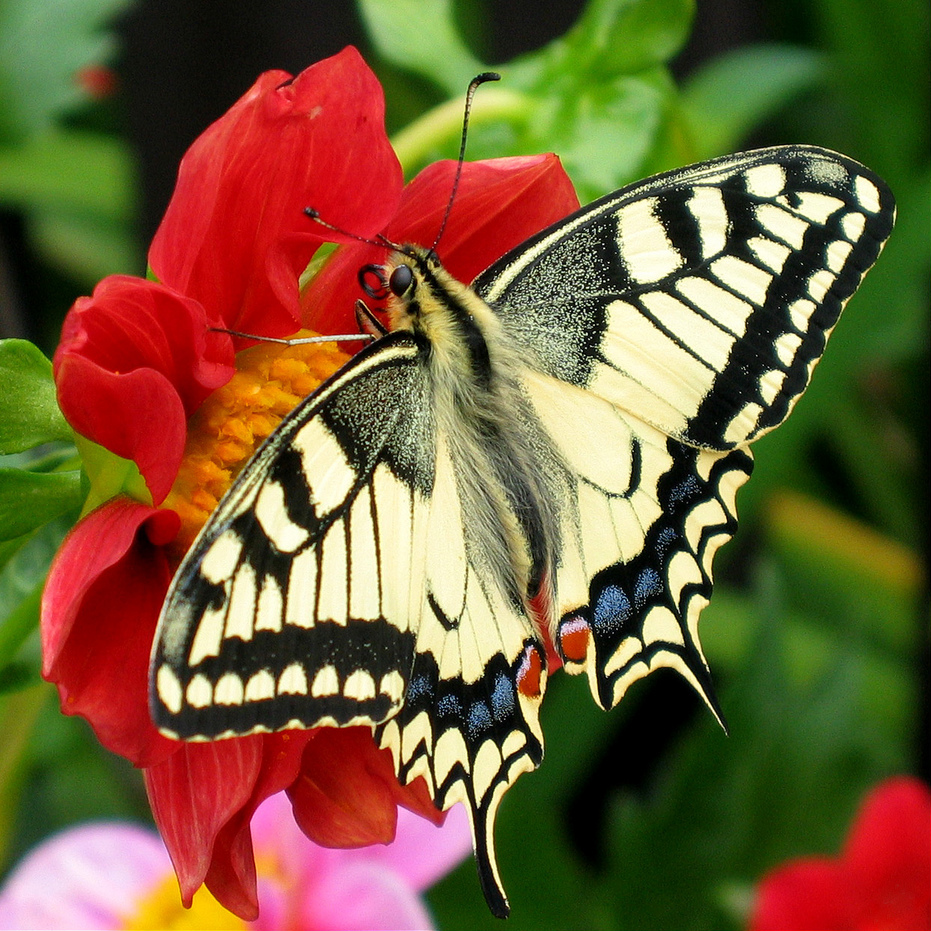
#> input picture 4Y1S Lab/Complete Task/1810276140(5)/butterfly.jpg, 931 x 931 px, found by its file name
$ python Assignment5.py   (older library calls are emulated)
#> lines starting #> are read from the running program, lines starting #| are printed output that depends on the picture; after the words box and inside, x2 and y2 are one past the last pixel; in counts of white or black regions, pixels touching at a corner belong together
import numpy as np
from matplotlib import pyplot as plt
import cv2

img_path = "C:/Users/acer/Desktop/Waterfall/Digital_Image_Processing/butterfly.jpg"
print(img_path)

img = plt.imread(img_path)
#> img is the input picture: shape (931, 931, 3); mean R, G, B 118.3, 93.2, 57.1
# [4 lines of commented-out code are left out]

grayscale = cv2.cvtColor(img,cv2.COLOR_RGB2GRAY)
plt.imshow(grayscale, cmap='gray')
plt.title('Grayscale Image')
plt.show()

""" Slicing an 8-bit grayscale image into 8 planes """

b0 = (grayscale >> 0) & 1
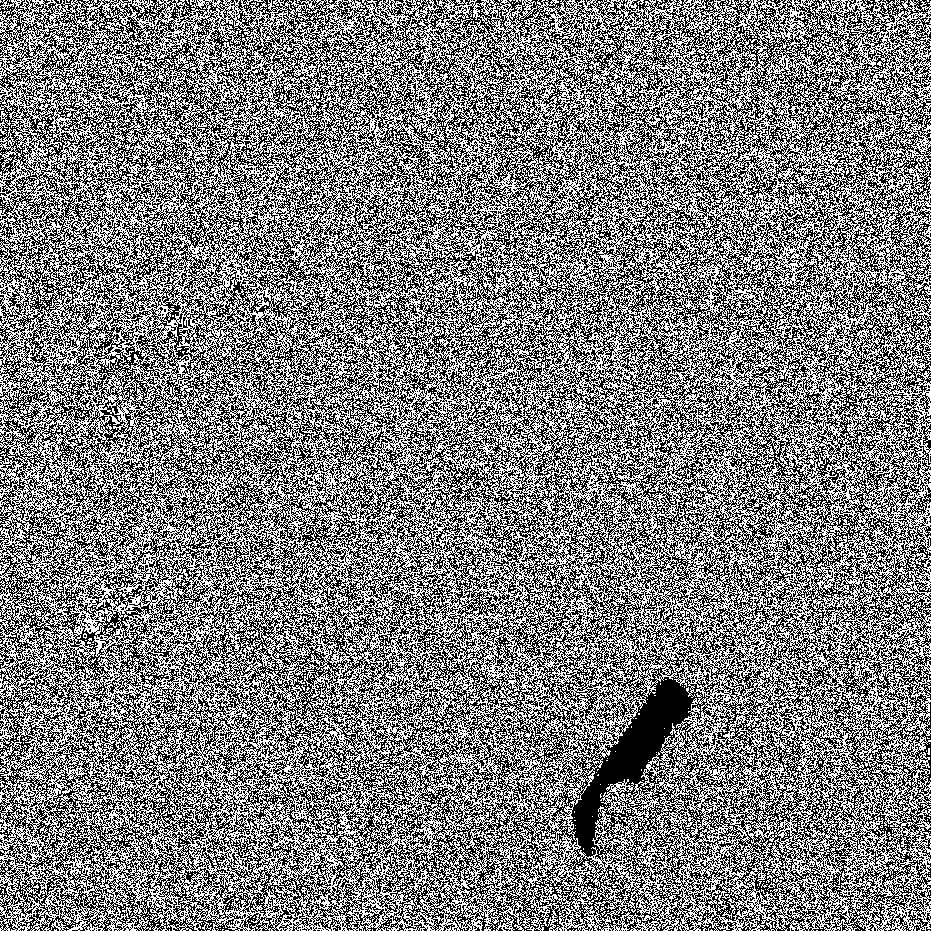
#> b0: shape (931, 931); values 0 (black) and 1 (white), 49.7% white in thin lines or dots
b1 = (grayscale >> 1) & 1
#> b1: shape (931, 931); values 0 (black) and 1 (white), 49.6% white in thin lines or dots
b2 = (grayscale >> 2) & 1
#> b2: shape (931, 931); values 0 (black) and 1 (white), 49.5% white in thin lines or dots
b3 = (grayscale >> 3) & 1
#> b3: shape (931, 931); values 0 (black) and 1 (white), 48.4% white in thin lines or dots
b4 = (grayscale >> 4) & 1
#> b4: shape (931, 931); values 0 (black) and 1 (white), 50.9% white; 8125 black regions (7966 under 20 px), largest, box (x1, y1, x2, y2) and area: (0, 0, 931, 931) 350898, (716, 776, 931, 931) 9513, (788, 266, 931, 801) 8260
b5 = (grayscale >> 5) & 1
#> b5: shape (931, 931); values 0 (black) and 1 (white), 53.8% white; 4427 black regions (4239 under 20 px), largest, box (x1, y1, x2, y2) and area: (0, 0, 931, 931) 262142, (0, 540, 261, 888) 22293, (716, 776, 931, 931) 12644
b6 = (grayscale >> 6) & 1
#> b6: shape (931, 931); values 0 (black) and 1 (white), 46.8% white; 2654 white regions (2547 under 20 px), largest, box (x1, y1, x2, y2) and area: (0, 0, 593, 931) 177480, (284, 0, 845, 749) 117651, (686, 487, 917, 766) 32022
b7 = (grayscale >> 7) & 1
#> b7: shape (931, 931); values 0 (black) and 1 (white), 26.5% white; 1578 white regions (1424 under 20 px), largest, box (x1, y1, x2, y2) and area: (349, 190, 716, 685) 74488, (362, 0, 664, 208) 25916, (250, 779, 476, 931) 20090

fig = plt.figure(figsize=(20,20))

plt.subplot(4,4,1)
plt.imshow(b0,cmap='gray')
plt.title('Bit 0')


plt.subplot(4,4,2)
plt.imshow(b1,cmap='gray')
plt.title('Bit 1')

plt.subplot(4,4,3)
plt.imshow(b3,cmap='gray')
plt.title('Bit 3')

plt.subplot(4,4,4)
plt.imshow(b4,cmap='gray')
plt.title('Bit 4')

plt.subplot(4,4,5)
plt.imshow(b5,cmap='gray')
plt.title('Bit 5')

plt.subplot(4,4,6)
plt.imshow(b6,cmap='gray')
plt.title('Bit 6')

plt.subplot(4,4,7)
plt.imshow(b7,cmap='gray')
plt.title('Bit 7')


""" effect of convolution of a grayscale image with a Laplacian filters """
img = grayscale
laplacian = cv2.Laplacian(img,cv2.CV_64F)
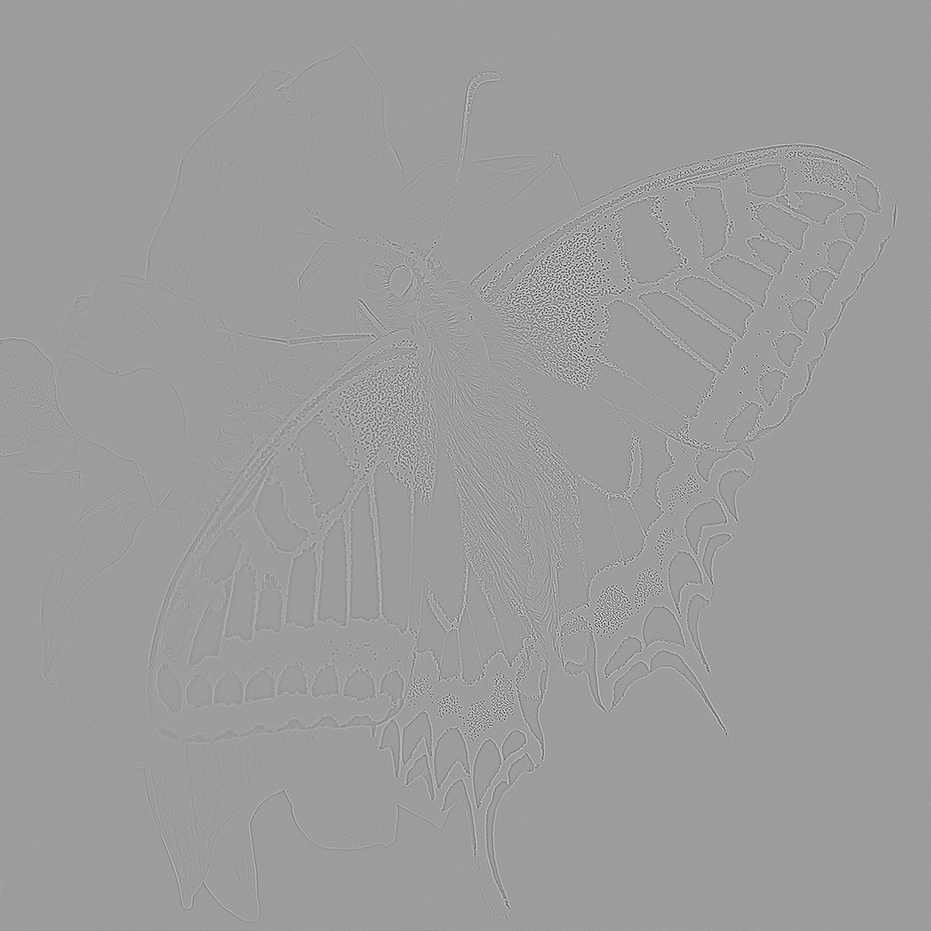
#> laplacian: shape (931, 931) float64; min -676, max 424, mean 0; drawn with min black and max white
plt.subplot(4,4,8)
plt.imshow(laplacian,cmap='gray')
plt.title('Laplacian')

""" effect of convolution of a grayscale image with a sobel filters """

sobelx = cv2.Sobel(img,cv2.CV_64F,1,0,ksize=5)  # x
plt.subplot(4,4,9)
plt.imshow(sobelx,cmap='gray')
plt.title('Sobel x')

sobely = cv2.Sobel(img,cv2.CV_64F,0,1,ksize=5)  # y
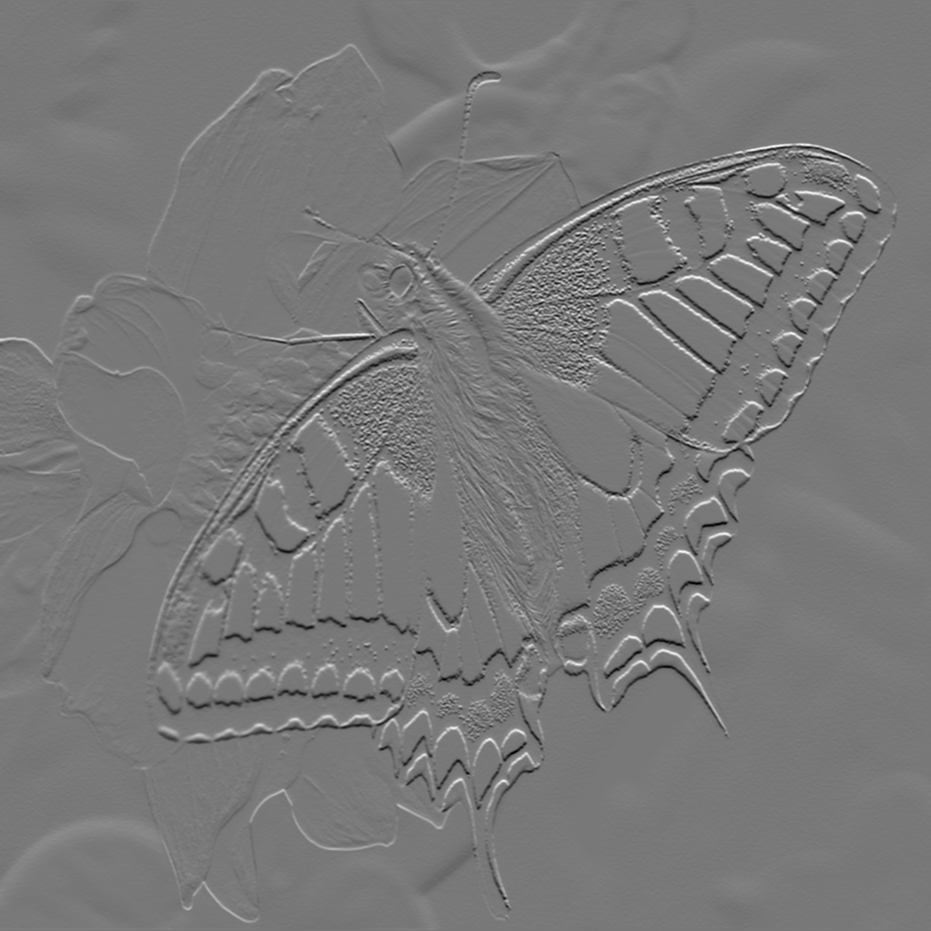
#> sobely: shape (931, 931) float64; min -9235, max 10240, mean 6.6; drawn with min black and max white
plt.subplot(4,4,10)
plt.imshow(sobely,cmap='gray')
plt.title('Sobel y')

"""  applying a binary mask on a grayscale image """
binary_mask = np.zeros(grayscale.shape, dtype=np.uint8)
binary_mask = cv2.circle(binary_mask, (500, 400), 300, (255,255,255), -1)
result = cv2.bitwise_and(grayscale, binary_mask)
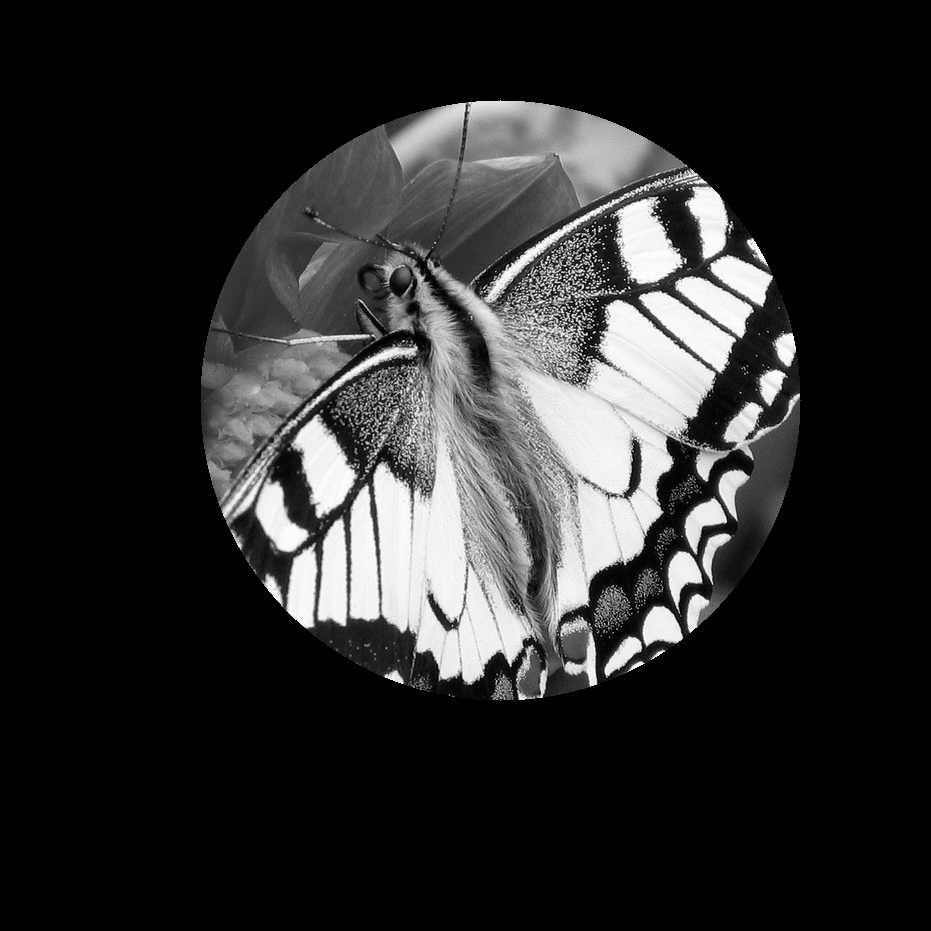
#> result: shape (931, 931); min 0, max 255, mean 42.6

plt.subplot(4,4,11)
plt.imshow(binary_mask,cmap='gray')
plt.title('Binary Mask')


plt.subplot(4,4,12)
plt.imshow(result,cmap='gray')
plt.title('After Masking')

plt.savefig('Final Output')
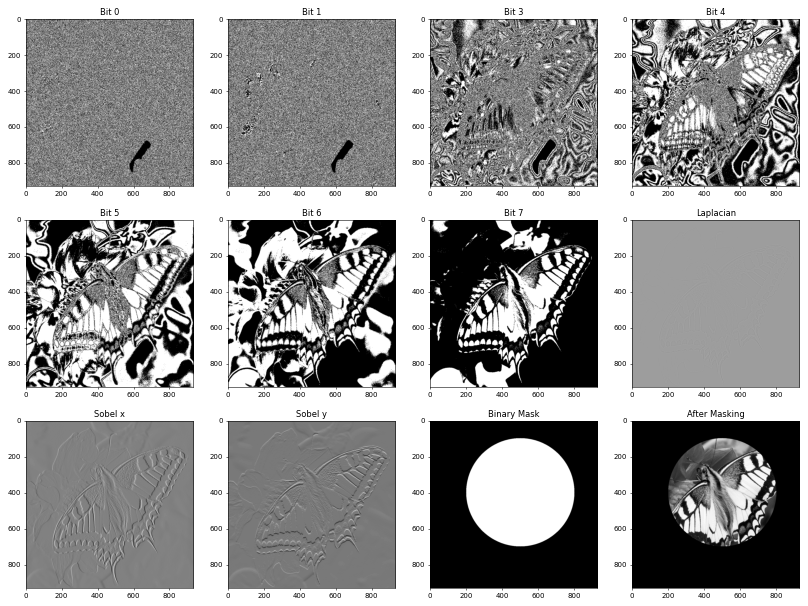
#> figure drawn by matplotlib, 12 panels
plt.show()
